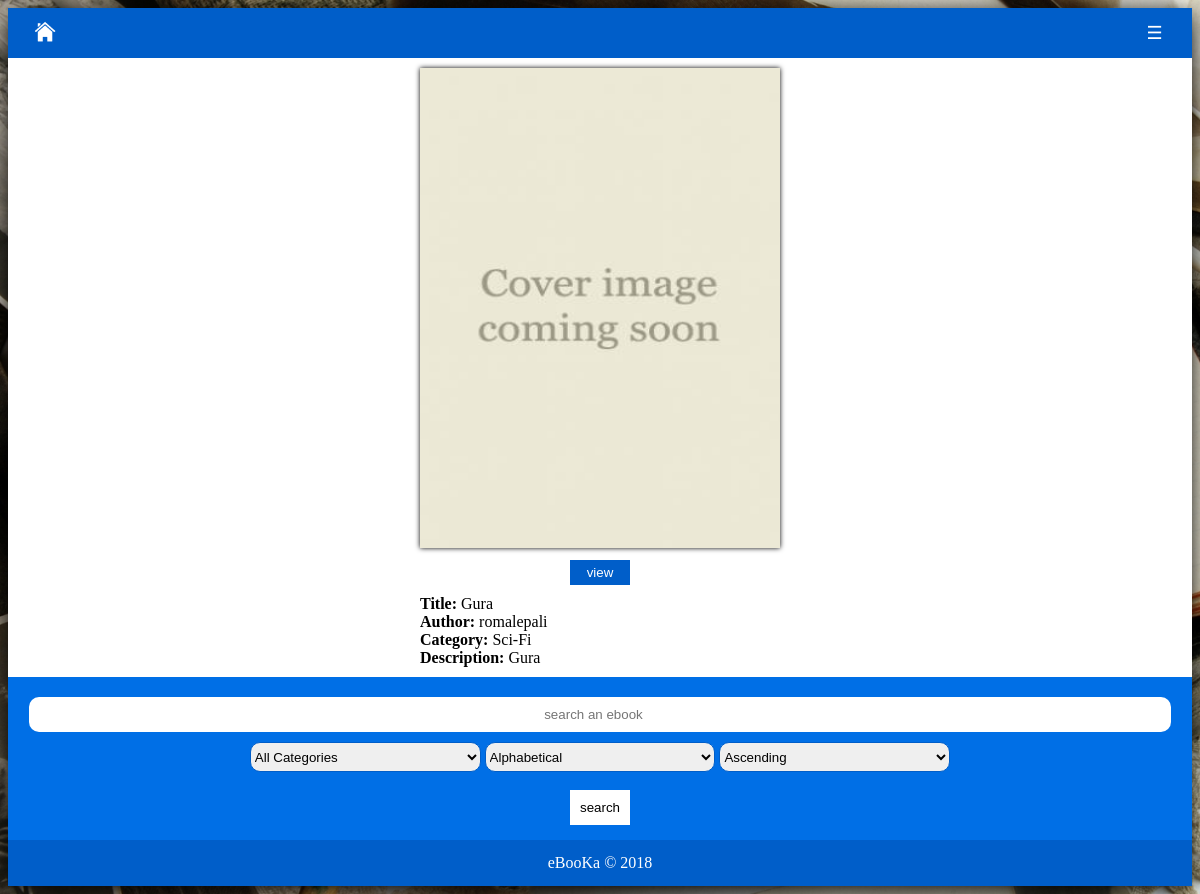
Screenshot of /posts-details.php?vdstory_id=1 with the database file from the repository.
### tables this page shows
CREATE TABLE `posts` (
  `post_id` int(11) NOT NULL AUTO_INCREMENT,
  `post_title` varchar(256) NOT NULL,
  `post_text` longtext NOT NULL,
  `post_date` timestamp NOT NULL DEFAULT CURRENT_TIMESTAMP ON UPDATE CURRENT_TIMESTAMP,
  `post_type` set('Private','Public') NOT NULL,
  `post_category_id` int(11) NOT NULL,
  `post_author` varchar(128) NOT NULL,
  `post_cover` varchar(128) NOT NULL,
  `post_description` text NOT NULL,
  `user_id` int(11) NOT NULL,
  PRIMARY KEY (`post_id`)
);

CREATE TABLE `category` (
  `category_id` int(11) NOT NULL AUTO_INCREMENT,
  `category_name` varchar(128) NOT NULL,
  `category_cover` text NOT NULL,
  `date_modified` timestamp NOT NULL DEFAULT CURRENT_TIMESTAMP ON UPDATE CURRENT_TIMESTAMP,
  PRIMARY KEY (`category_id`)
);

### posts-details.php (the view, shortened to what this page needs)
<!DOCTYPE html>
<?php
    include ('include/verify-notlogged.php');
        ?>
        <?php
    if(isset($_GET['vdstory_id'])){
        $sql_query="SELECT a.*,b.* FROM posts a INNER JOIN category b ON a.post_category_id=b.category_id WHERE post_id=".$_GET['vdstory_id'];
        $result_set=mysqli_query($con,$sql_query);
        if(mysqli_num_rows($result_set)>0){
            $fetched_row=mysqli_fetch_array($result_set);
        }
        else{
            ?>
                <script type="text/javascript">
                    window.location.href='index.php';
                </script>
            <?php
        }
    }
?>
<html>
    <head>
        <link rel="stylesheet" href="css/main.css">
        <link rel="stylesheet" href="css/loader.css">
    </head>
    <body style="font-family:Verdana;" onload="myFunction()">
            <div style="display:none;" id="myDiv" class="animate-bottom">
                <?php include ('include/nav-main.php');?>
                <div id="main">
                    <?php include ('include/menu.php');?>
                    <div style="overflow:hidden;">
                        <div class="main" style="width:100%;">
                            <div style="position:relative;margin:10px;">
                                <img class="bookimage" src="views/covers/<?php echo $fetched_row[7];?>" style="box-shadow:0px 0px 5px;height:480px;width:360px;"><br>
                                <button class="apbut" onclick="javascript: vstory_id('<?php echo $fetched_row[0];?>')">view</button>
                            </div>
                            <div style="position:relative;width:360px;margin:auto;margin-bottom:10px;text-align:left;">
                                <b>Title:</b> <?php echo $fetched_row[1];?><br>
                                <b>Author:</b> <?php echo $fetched_row[6]?><br>
                                <b>Category:</b> <?php echo $fetched_row[11];?><br>
                                <b>Description:</b> <?php echo $fetched_row[8];?>
                            </div>
                        </div>
                        <?php include ('include/searchbar.php');?>
                    </div>
                    <?php include ('include/footer.php');?>
                </div>
    </body>
</html>

### css/main.css (style rules this page uses)
body { background-image: url("../images/background.jpg"); background-repeat: no-repeat; background-size: cover; }
* { box-sizing: border-box; }
.main { float:left; width:75%; padding: 0px 40px; }
#main { transition: margin-left .5s; background-color: rgba(255, 255, 255, .5); }

### css/loader.css (style rules this page uses)
.animate-bottom { position: relative; -webkit-animation-name: animatebottom; -webkit-animation-duration: 1s; animation-name: animatebottom; animation-duration: 1s }
#myDiv { display: none; text-align: center; background-color: white; box-shadow: 0px 5px 25px black; }

### posts-details.php (style rules this page uses)
.apbut { color:white; background-color:rgb(0, 94, 201); border:none; width:60px; margin-top:8px; padding:5px 0px; }

### rows the page displays
posts: post_cover (placeholder picture), post_title "Gura", post_author "romalepali", category.category_name "Sci-Fi", post_description "Gura"

### other values shown
form field category "All Categories"
